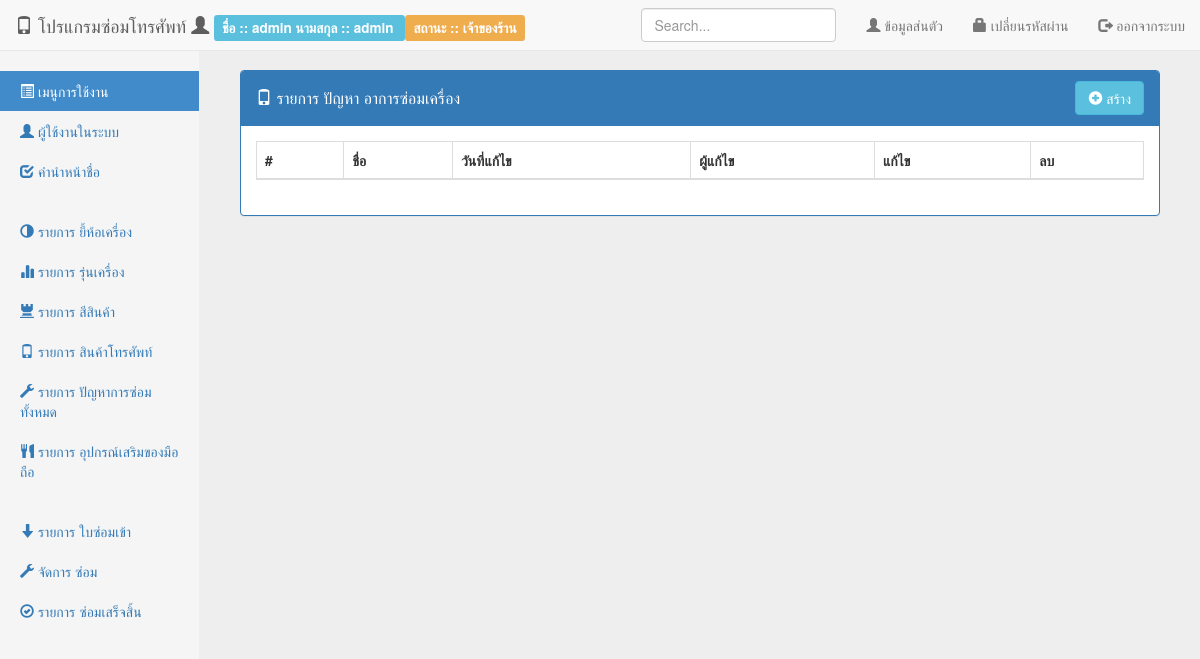
Before: /src/back/index.php?page=list-prefix (signed in) with the older database file.
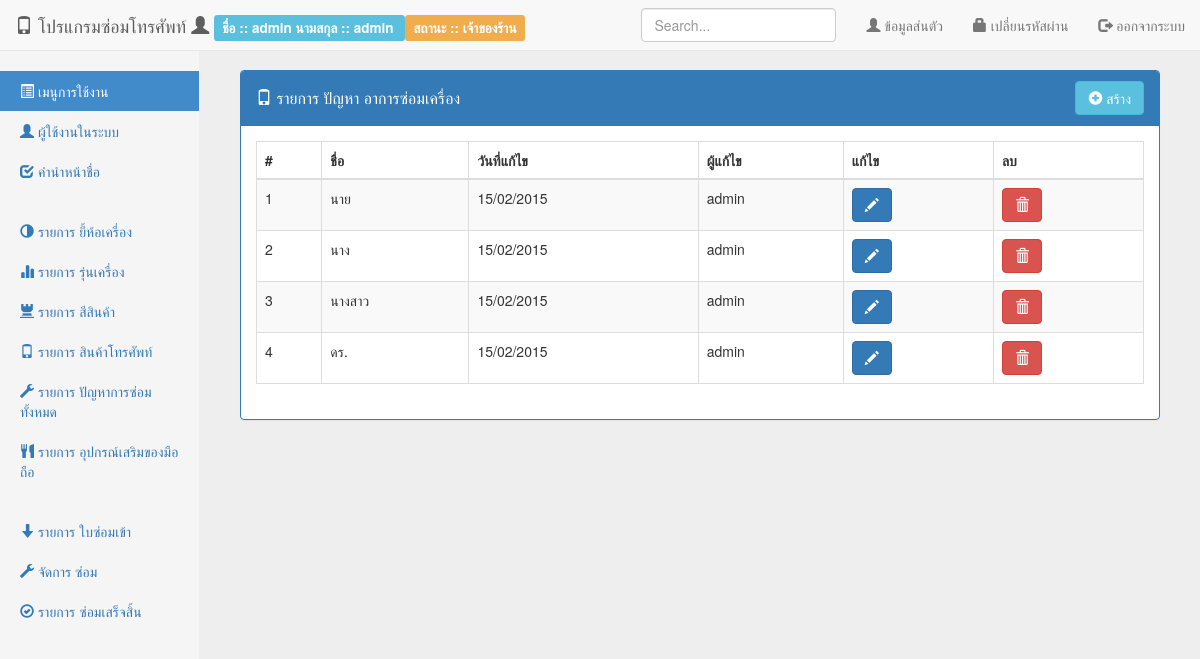
After: the same page with the newer database file.
### tables this page shows
CREATE TABLE IF NOT EXISTS `person` (
  `per_id` int(11) NOT NULL AUTO_INCREMENT,
  `per_status` int(2) NOT NULL COMMENT ' ''1'' => ''พนักงานร้าน'',         ''2'' => ''พนักงานซ่อม'',         ''3'' => ''เจ้าของร้าน'',         ''4'' => ''ลูกค้า'',',
  `per_fname` varchar(50) NOT NULL,
  `per_lname` varchar(50) NOT NULL,
  `per_username` varchar(50) NOT NULL,
  `per_password` varchar(50) NOT NULL,
  `per_idcard` varchar(15) NOT NULL,
  `per_address` text NOT NULL,
  `per_mobile` varchar(50) NOT NULL,
  `per_email` varchar(50) NOT NULL,
  `per_createdate` timestamp NOT NULL DEFAULT CURRENT_TIMESTAMP,
  `per_createby` int(11) NOT NULL,
  `per_updatedate` timestamp NOT NULL DEFAULT CURRENT_TIMESTAMP,
  `per_updateby` int(11) NOT NULL,
  `pre_id` int(11) DEFAULT NULL,
  PRIMARY KEY (`per_id`),
  UNIQUE KEY `per_idcard` (`per_idcard`),
  KEY `per_idcard_2` (`per_idcard`)
);

CREATE TABLE IF NOT EXISTS `prefix` (
  `pre_id` int(11) NOT NULL AUTO_INCREMENT,
  `pre_name` varchar(100) NOT NULL,
  `pre_createdate` timestamp NOT NULL DEFAULT CURRENT_TIMESTAMP,
  `pre_createby` int(11) NOT NULL,
  `pre_updatedate` timestamp NOT NULL DEFAULT CURRENT_TIMESTAMP,
  `pre_updateby` int(11) NOT NULL,
  PRIMARY KEY (`pre_id`)
);

### src/config/extension.php (called while the page is built, shortened)
<?php
function format_date($format, $date) {
    $date_format = new DateTime($date);
    $new_date = $date_format->format($format);
    return $new_date;
}
function listPersonStatus() {
    return array(
        '1' => 'พนักงานร้าน',
        '2' => 'พนักงานซ่อม',
        '3' => 'เจ้าของร้าน',
        '4' => 'ลูกค้า',
    );
}
function getDataList($params, $list) {
    $array = $list;
    if (!empty($params)):
        $result = "";
        foreach ($array as $key => $value):
            if ($key == $params):
                $result = $value;
            endif;
        endforeach;
        return $result;
    endif;
}

### src/back/list-prefix.php (the view, shortened to what this page needs)
<div class="panel panel-primary">
    <div class="panel-heading clearfix">
        <h4 class="panel-title pull-left" style="padding-top: 7.5px;">
            <i class="glyphicon glyphicon-phone"></i> รายการ ปัญหา อาการซ่อมเครื่อง
        </h4>
        <div class="btn-group pull-right">
            <a href="index.php?page=frm-prefix" class="btn btn-info">
                <i class="glyphicon glyphicon-plus-sign"></i> สร้าง
            </a>
        </div>
    </div>
    <div class="panel-body">
        <div class="table-responsive">
            <table class="table table-striped table-bordered dataTable">
                <thead>
                    <tr>
                        <th>#</th>
                        <th>ชื่อ</th>
                        <th>วันที่แก้ไข</th>
                        <th>ผู้แก้ไข</th>
                        <th>แก้ไข</th>
                        <th>ลบ</th>
                    </tr>
                </thead>
                <tbody>
                    <?php
                    $sql_prefix = "SELECT * FROM prefix b";
                    $sql_prefix .= " JOIN person p ON p.per_id = b.pre_updateby";
                    $sql_prefix .= " ORDER BY b.pre_id";
                    $query_prefix = mysql_query($sql_prefix) or die(mysql_error());
                    $row = 1;
                    while ($data = mysql_fetch_array($query_prefix)):
                        ?>
                        <tr>
                            <td><?= $row ?></td>
                            <td><?= $data['pre_name'] ?></td>
                            <td><?= format_date('d/m/Y', $data['pre_updatedate']) ?></td>
                            <td><?= $data['per_fname'] ?></td>
                            <td>
                                <a href="index.php?page=frm-prefix&id=<?= $data['pre_id'] ?>" class="btn btn-primary">
                                    <i class="glyphicon glyphicon-pencil"></i>
                                </a>
                            </td>
                            <td>
                                <button type="button" class="btn btn-danger" onclick="delete_data(<?= $data['pre_id'] ?>, '../action/prefix.php?method=delete')">
                                    <i class="glyphicon glyphicon-trash"></i>
                                </button>
                            </td>
                        </tr>
                        <?php
                        $row++;
                    endwhile;
                    ?>
                </tbody>
            </table>
        </div>
    </div>
</div>

### src/back/menu-top.php (shortened to what this page needs)
<?php
$per_fname = '';
$per_lname = '';
$per_status = '';
if (!empty($_SESSION['person'])):
    $person = $_SESSION['person'];
    $per_fname = $person['per_fname'];
    $per_lname = $person['per_lname'];
    $per_status = $person['per_status'];
endif;
?>
<div class="navbar navbar-default navbar-fixed-top" role="navigation">
    <div class="container-fluid">
        <div class="navbar-header">
            <a class="navbar-brand" href="#">
                <i class="glyphicon glyphicon-phone"></i> โปรแกรมซ่อมโทรศัพท์
                <i class="glyphicon glyphicon-user"></i>
                <div class="label label-info">
                    <?= ' ชื่อ :: ' . $per_fname . '   นามสกุล :: ' . $per_lname ?>
                </div>
                <div class="label label-warning">
                    <?= ' สถานะ :: ' . getDataList($per_status, listPersonStatus()) ?>
                </div>
            </a>
        </div>
        <div class="navbar-collapse collapse">
            <ul class="nav navbar-nav navbar-right">
                <li>
                    <a href="#" data-toggle="modal" data-target="#modal-profile">
                        <i class="glyphicon glyphicon-user"></i> ข้อมูลส่นตัว
                    </a>
                </li>
                <li>
                    <a href="#" id="btn-changpassword" data-toggle="modal" data-target="#modal-chang_password">
                        <i class="glyphicon glyphicon-lock"></i>  เปลี่ยนรหัสผ่าน
                    </a>
                </li>
                <li><a href="#" onclick="logout()"><i class="glyphicon glyphicon-log-out"></i> ออกจากระบบ</a></li>
            </ul>
            <form class="navbar-form navbar-right">
                <input type="text" class="form-control" placeholder="Search...">
            </form>
        </div>
    </div>
</div>

Changed rows visible on the page:
now on this page (row edited): person: prefix.pre_name "นาย", prefix.pre_updatedate "15/02/2015", per_fname "admin", prefix.pre_name "นาง", prefix.pre_name "นางสาว", prefix.pre_name "ดร."
